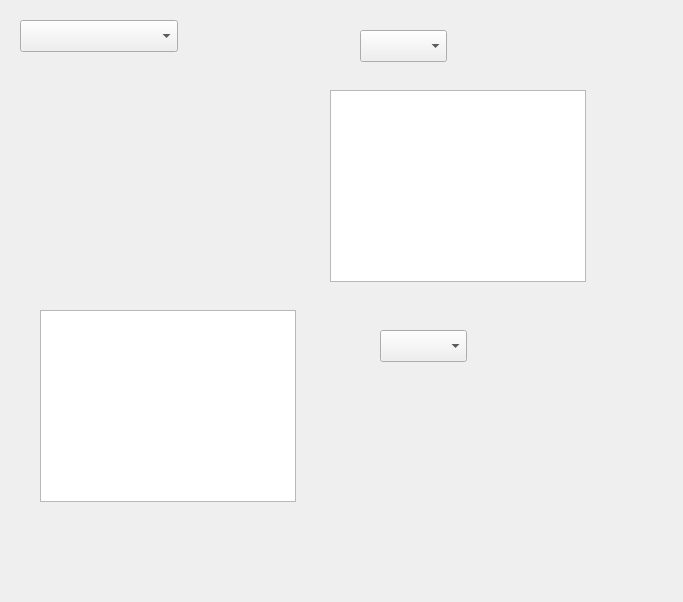
<?xml version="1.0" encoding="UTF-8"?>
<ui version="4.0">
 <class>Form</class>
 <widget class="QWidget" name="Form">
  <property name="geometry">
   <rect>
    <x>0</x>
    <y>0</y>
    <width>683</width>
    <height>602</height>
   </rect>
  </property>
  <property name="windowTitle">
   <string>Form</string>
  </property>
  <widget class="KColorCombo" name="kcolorcombo">
   <property name="geometry">
    <rect>
     <x>20</x>
     <y>20</y>
     <width>158</width>
     <height>32</height>
    </rect>
   </property>
  </widget>
  <widget class="TextCustomEditor::RichTextEditorWidget" name="textcustomeditor::richtexteditorwidget">
   <property name="geometry">
    <rect>
     <x>30</x>
     <y>90</y>
     <width>256</width>
     <height>192</height>
    </rect>
   </property>
  </widget>
  <widget class="KRichTextEdit" name="krichtextedit">
   <property name="geometry">
    <rect>
     <x>330</x>
     <y>90</y>
     <width>256</width>
     <height>192</height>
    </rect>
   </property>
  </widget>
  <widget class="KRichTextWidget" name="krichtextwidget">
   <property name="geometry">
    <rect>
     <x>40</x>
     <y>310</y>
     <width>256</width>
     <height>192</height>
    </rect>
   </property>
  </widget>
  <widget class="KComboBox" name="kcombobox">
   <property name="geometry">
    <rect>
     <x>380</x>
     <y>330</y>
     <width>87</width>
     <height>32</height>
    </rect>
   </property>
  </widget>
  <widget class="KShortcutsEditor" name="kshortcutseditor">
   <property name="geometry">
    <rect>
     <x>330</x>
     <y>380</y>
     <width>256</width>
     <height>198</height>
    </rect>
   </property>
  </widget>
  <widget class="KPasswordLineEdit" name="kpasswordlineedit">
   <property name="geometry">
    <rect>
     <x>390</x>
     <y>290</y>
     <width>135</width>
     <height>32</height>
    </rect>
   </property>
  </widget>
  <widget class="Sonnet::DictionaryComboBox" name="sonnet::dictionarycombobox">
   <property name="geometry">
    <rect>
     <x>360</x>
     <y>30</y>
     <width>87</width>
     <height>32</height>
    </rect>
   </property>
  </widget>
 </widget>
 <customwidgets>
  <customwidget>
   <class>KComboBox</class>
   <extends>QComboBox</extends>
   <header>kcombobox.h</header>
  </customwidget>
  <customwidget>
   <class>KRichTextEdit</class>
   <extends>KTextEdit</extends>
   <header>krichtextedit.h</header>
  </customwidget>
  <customwidget>
   <class>KRichTextWidget</class>
   <extends>KRichTextEdit</extends>
   <header>krichtextwidget.h</header>
  </customwidget>
  <customwidget>
   <class>KTextEdit</class>
   <extends>QTextEdit</extends>
   <header>ktextedit.h</header>
  </customwidget>
  <customwidget>
   <class>KColorCombo</class>
   <extends>QComboBox</extends>
   <header>kcolorcombo.h</header>
  </customwidget>
  <customwidget>
   <class>KPasswordLineEdit</class>
   <extends>QWidget</extends>
   <header>kpasswordlineedit.h</header>
  </customwidget>
  <customwidget>
   <class>KShortcutsEditor</class>
   <extends>QWidget</extends>
   <header>kshortcutseditor.h</header>
  </customwidget>
  <customwidget>
   <class>Sonnet::DictionaryComboBox</class>
   <extends>QComboBox</extends>
   <header>sonnet/dictionarycombobox.h</header>
  </customwidget>
  <customwidget>
   <class>TextCustomEditor::RichTextEditorWidget</class>
   <extends>QWidget</extends>
   <header>TextCustomEditor/RichTextEditorWidget</header>
  </customwidget>
 </customwidgets>
 <resources/>
 <connections/>
</ui>
